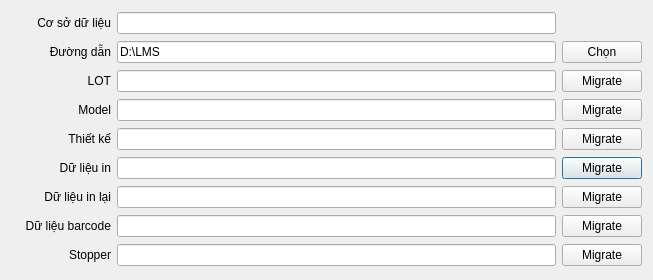
<?xml version="1.0" encoding="UTF-8"?>
<ui version="4.0">
 <class>MigrationDialog</class>
 <widget class="QDialog" name="MigrationDialog">
  <property name="geometry">
   <rect>
    <x>0</x>
    <y>0</y>
    <width>653</width>
    <height>280</height>
   </rect>
  </property>
  <property name="windowTitle">
   <string>Migration</string>
  </property>
  <layout class="QGridLayout" name="gridLayout_2">
   <item row="8" column="1">
    <widget class="QLabel" name="label_7">
     <property name="text">
      <string>Stopper</string>
     </property>
     <property name="alignment">
      <set>Qt::AlignmentFlag::AlignRight|Qt::AlignmentFlag::AlignTrailing|Qt::AlignmentFlag::AlignVCenter</set>
     </property>
    </widget>
   </item>
   <item row="2" column="1">
    <widget class="QLabel" name="label_4">
     <property name="text">
      <string>LOT</string>
     </property>
     <property name="alignment">
      <set>Qt::AlignmentFlag::AlignRight|Qt::AlignmentFlag::AlignTrailing|Qt::AlignmentFlag::AlignVCenter</set>
     </property>
    </widget>
   </item>
   <item row="5" column="1">
    <widget class="QLabel" name="label_8">
     <property name="text">
      <string>Dữ liệu in</string>
     </property>
     <property name="alignment">
      <set>Qt::AlignmentFlag::AlignRight|Qt::AlignmentFlag::AlignTrailing|Qt::AlignmentFlag::AlignVCenter</set>
     </property>
    </widget>
   </item>
   <item row="5" column="3">
    <widget class="QPushButton" name="btnMigratePrintData">
     <property name="text">
      <string>Migrate</string>
     </property>
    </widget>
   </item>
   <item row="3" column="3">
    <widget class="QPushButton" name="btnMigrateModels">
     <property name="text">
      <string>Migrate</string>
     </property>
    </widget>
   </item>
   <item row="1" column="1">
    <widget class="QLabel" name="label_2">
     <property name="minimumSize">
      <size>
       <width>100</width>
       <height>0</height>
      </size>
     </property>
     <property name="text">
      <string>Đường dẫn</string>
     </property>
     <property name="alignment">
      <set>Qt::AlignmentFlag::AlignRight|Qt::AlignmentFlag::AlignTrailing|Qt::AlignmentFlag::AlignVCenter</set>
     </property>
    </widget>
   </item>
   <item row="3" column="2">
    <widget class="QLineEdit" name="txtModelDir"/>
   </item>
   <item row="4" column="1">
    <widget class="QLabel" name="label_6">
     <property name="text">
      <string>Thiết kế</string>
     </property>
     <property name="alignment">
      <set>Qt::AlignmentFlag::AlignRight|Qt::AlignmentFlag::AlignTrailing|Qt::AlignmentFlag::AlignVCenter</set>
     </property>
    </widget>
   </item>
   <item row="1" column="2">
    <widget class="QLineEdit" name="txtRootDir">
     <property name="text">
      <string>D:\LMS</string>
     </property>
    </widget>
   </item>
   <item row="1" column="3">
    <widget class="QPushButton" name="btnBrowseDataDir">
     <property name="text">
      <string>Chọn</string>
     </property>
    </widget>
   </item>
   <item row="6" column="2">
    <widget class="QLineEdit" name="txtRePrintLogDir"/>
   </item>
   <item row="4" column="2">
    <widget class="QLineEdit" name="txtDesinDir"/>
   </item>
   <item row="7" column="1">
    <widget class="QLabel" name="label">
     <property name="text">
      <string>Dữ liệu barcode</string>
     </property>
     <property name="alignment">
      <set>Qt::AlignmentFlag::AlignRight|Qt::AlignmentFlag::AlignTrailing|Qt::AlignmentFlag::AlignVCenter</set>
     </property>
    </widget>
   </item>
   <item row="2" column="2">
    <widget class="QLineEdit" name="txtLOTDir"/>
   </item>
   <item row="2" column="3">
    <widget class="QPushButton" name="btnMigrateLOTs">
     <property name="text">
      <string>Migrate</string>
     </property>
    </widget>
   </item>
   <item row="7" column="2">
    <widget class="QLineEdit" name="txtBarcodeDir"/>
   </item>
   <item row="5" column="2">
    <widget class="QLineEdit" name="txtPrintLogDir"/>
   </item>
   <item row="8" column="2">
    <widget class="QLineEdit" name="txtStopperFile"/>
   </item>
   <item row="6" column="1">
    <widget class="QLabel" name="label_9">
     <property name="text">
      <string>Dữ liệu in lại</string>
     </property>
     <property name="alignment">
      <set>Qt::AlignmentFlag::AlignRight|Qt::AlignmentFlag::AlignTrailing|Qt::AlignmentFlag::AlignVCenter</set>
     </property>
    </widget>
   </item>
   <item row="8" column="3">
    <widget class="QPushButton" name="btnMigrateStoppers">
     <property name="text">
      <string>Migrate</string>
     </property>
    </widget>
   </item>
   <item row="6" column="3">
    <widget class="QPushButton" name="btnMigrateRePrintData">
     <property name="text">
      <string>Migrate</string>
     </property>
    </widget>
   </item>
   <item row="4" column="3">
    <widget class="QPushButton" name="btnMigrateDesigns">
     <property name="text">
      <string>Migrate</string>
     </property>
    </widget>
   </item>
   <item row="3" column="1">
    <widget class="QLabel" name="label_5">
     <property name="text">
      <string>Model</string>
     </property>
     <property name="alignment">
      <set>Qt::AlignmentFlag::AlignRight|Qt::AlignmentFlag::AlignTrailing|Qt::AlignmentFlag::AlignVCenter</set>
     </property>
    </widget>
   </item>
   <item row="7" column="3">
    <widget class="QPushButton" name="btnMigrateBarcode">
     <property name="text">
      <string>Migrate</string>
     </property>
    </widget>
   </item>
   <item row="0" column="1">
    <widget class="QLabel" name="label_3">
     <property name="text">
      <string>Cơ sở dữ liệu</string>
     </property>
     <property name="alignment">
      <set>Qt::AlignmentFlag::AlignRight|Qt::AlignmentFlag::AlignTrailing|Qt::AlignmentFlag::AlignVCenter</set>
     </property>
    </widget>
   </item>
   <item row="0" column="2">
    <widget class="QLineEdit" name="txtDBFile"/>
   </item>
  </layout>
 </widget>
 <resources/>
 <connections/>
</ui>
